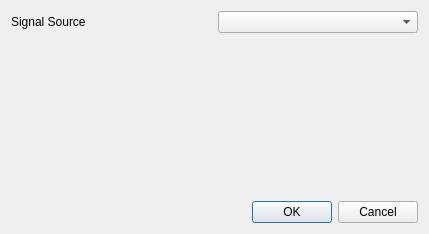
<?xml version="1.0" encoding="UTF-8"?>
<ui version="4.0">
 <class>SignalSourceSelectDialog</class>
 <widget class="QDialog" name="SignalSourceSelectDialog">
  <property name="geometry">
   <rect>
    <x>0</x>
    <y>0</y>
    <width>429</width>
    <height>234</height>
   </rect>
  </property>
  <property name="windowTitle">
   <string>Dialog</string>
  </property>
  <layout class="QVBoxLayout" name="verticalLayout">
   <item>
    <layout class="QHBoxLayout" name="horizontalLayout">
     <item>
      <widget class="QLabel" name="label">
       <property name="text">
        <string>Signal Source</string>
       </property>
      </widget>
     </item>
     <item>
      <widget class="QComboBox" name="comboBoxSignalSource"/>
     </item>
    </layout>
   </item>
   <item>
    <spacer name="verticalSpacer">
     <property name="orientation">
      <enum>Qt::Vertical</enum>
     </property>
     <property name="sizeHint" stdset="0">
      <size>
       <width>20</width>
       <height>151</height>
      </size>
     </property>
    </spacer>
   </item>
   <item>
    <widget class="QDialogButtonBox" name="buttonBox">
     <property name="orientation">
      <enum>Qt::Horizontal</enum>
     </property>
     <property name="standardButtons">
      <set>QDialogButtonBox::Cancel|QDialogButtonBox::Ok</set>
     </property>
    </widget>
   </item>
  </layout>
 </widget>
 <resources/>
 <connections>
  <connection>
   <sender>buttonBox</sender>
   <signal>accepted()</signal>
   <receiver>SignalSourceSelectDialog</receiver>
   <slot>accept()</slot>
   <hints>
    <hint type="sourcelabel">
     <x>248</x>
     <y>254</y>
    </hint>
    <hint type="destinationlabel">
     <x>157</x>
     <y>274</y>
    </hint>
   </hints>
  </connection>
  <connection>
   <sender>buttonBox</sender>
   <signal>rejected()</signal>
   <receiver>SignalSourceSelectDialog</receiver>
   <slot>reject()</slot>
   <hints>
    <hint type="sourcelabel">
     <x>316</x>
     <y>260</y>
    </hint>
    <hint type="destinationlabel">
     <x>286</x>
     <y>274</y>
    </hint>
   </hints>
  </connection>
 </connections>
</ui>
